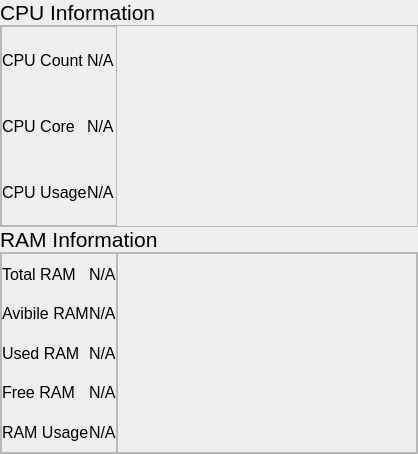
            <widget class="QWidget" name="cpu_page">
             <layout class="QVBoxLayout" name="verticalLayout_4" stretch="0,0,0,0">
              <property name="spacing">
               <number>0</number>
              </property>
              <property name="leftMargin">
               <number>0</number>
              </property>
              <property name="topMargin">
               <number>0</number>
              </property>
              <property name="rightMargin">
               <number>0</number>
              </property>
              <property name="bottomMargin">
               <number>0</number>
              </property>
              <item alignment="Qt::AlignBottom">
               <widget class="QLabel" name="label_52">
                <property name="font">
                 <font>
                  <pointsize>16</pointsize>
                  <italic>false</italic>
                  <bold>false</bold>
                 </font>
                </property>
                <property name="text">
                 <string>CPU Information</string>
                </property>
               </widget>
              </item>
              <item>
               <widget class="QFrame" name="frame_10">
                <property name="frameShape">
                 <enum>QFrame::StyledPanel</enum>
                </property>
                <property name="frameShadow">
                 <enum>QFrame::Raised</enum>
                </property>
                <layout class="QHBoxLayout" name="horizontalLayout_10">
                 <property name="spacing">
                  <number>0</number>
                 </property>
                 <property name="leftMargin">
                  <number>0</number>
                 </property>
                 <property name="topMargin">
                  <number>0</number>
                 </property>
                 <property name="rightMargin">
                  <number>0</number>
                 </property>
                 <property name="bottomMargin">
                  <number>0</number>
                 </property>
                 <item>
                  <widget class="QFrame" name="cpu_info_frame">
                   <property name="sizePolicy">
                    <sizepolicy hsizetype="Expanding" vsizetype="Expanding">
                     <horstretch>0</horstretch>
                     <verstretch>0</verstretch>
                    </sizepolicy>
                   </property>
                   <property name="frameShape">
                    <enum>QFrame::StyledPanel</enum>
                   </property>
                   <property name="frameShadow">
                    <enum>QFrame::Raised</enum>
                   </property>
                   <layout class="QGridLayout" name="gridLayout_5">
                    <property name="leftMargin">
                     <number>0</number>
                    </property>
                    <property name="topMargin">
                     <number>0</number>
                    </property>
                    <property name="rightMargin">
                     <number>0</number>
                    </property>
                    <property name="bottomMargin">
                     <number>0</number>
                    </property>
                    <property name="spacing">
                     <number>0</number>
                    </property>
                    <item row="2" column="0">
                     <widget class="QLabel" name="label_41">
                      <property name="font">
                       <font>
                        <pointsize>12</pointsize>
                        <italic>false</italic>
                        <bold>false</bold>
                       </font>
                      </property>
                      <property name="text">
                       <string>CPU Core</string>
                      </property>
                     </widget>
                    </item>
                    <item row="3" column="1">
                     <widget class="QLabel" name="cpu_usage">
                      <property name="font">
                       <font>
                        <pointsize>12</pointsize>
                        <italic>false</italic>
                        <bold>false</bold>
                       </font>
                      </property>
                      <property name="text">
                       <string>N/A</string>
                      </property>
                     </widget>
                    </item>
                    <item row="2" column="1">
                     <widget class="QLabel" name="cpu_core">
                      <property name="font">
                       <font>
                        <pointsize>12</pointsize>
                        <italic>false</italic>
                        <bold>false</bold>
                       </font>
                      </property>
                      <property name="text">
                       <string>N/A</string>
                      </property>
                     </widget>
                    </item>
                    <item row="0" column="0">
                     <widget class="QLabel" name="label_17">
                      <property name="font">
                       <font>
                        <pointsize>12</pointsize>
                        <italic>false</italic>
                        <bold>false</bold>
                       </font>
                      </property>
                      <property name="text">
                       <string>CPU Count</string>
                      </property>
                     </widget>
                    </item>
                    <item row="3" column="0">
                     <widget class="QLabel" name="label_39">
                      <property name="font">
                       <font>
                        <pointsize>12</pointsize>
                        <italic>false</italic>
                        <bold>false</bold>
                       </font>
                      </property>
                      <property name="text">
                       <string>CPU Usage</string>
                      </property>
                     </widget>
                    </item>
                    <item row="0" column="1">
                     <widget class="QLabel" name="cpu_count">
                      <property name="font">
                       <font>
                        <pointsize>12</pointsize>
                        <italic>false</italic>
                        <bold>false</bold>
                       </font>
                      </property>
                      <property name="text">
                       <string>N/A</string>
                      </property>
                     </widget>
                    </item>
                   </layout>
                  </widget>
                 </item>
                 <item>
                  <widget class="QFrame" name="frame_11">
                   <property name="minimumSize">
                    <size>
                     <width>300</width>
                     <height>200</height>
                    </size>
                   </property>
                   <layout class="QVBoxLayout" name="verticalLayout_17">
                    <property name="spacing">
                     <number>0</number>
                    </property>
                    <property name="leftMargin">
                     <number>0</number>
                    </property>
                    <property name="topMargin">
                     <number>0</number>
                    </property>
                    <property name="rightMargin">
                     <number>0</number>
                    </property>
                    <property name="bottomMargin">
                     <number>0</number>
                    </property>
                    <item>
                     <layout class="QVBoxLayout" name="cpu_usage_layout">
                      <property name="spacing">
                       <number>0</number>
                      </property>
                     </layout>
                    </item>
                   </layout>
                  </widget>
                 </item>
                </layout>
               </widget>
              </item>
              <item alignment="Qt::AlignBottom">
               <widget class="QLabel" name="label_53">
                <property name="font">
                 <font>
                  <pointsize>16</pointsize>
                  <italic>false</italic>
                  <bold>false</bold>
                 </font>
                </property>
                <property name="text">
                 <string>RAM Information</string>
                </property>
               </widget>
              </item>
              <item>
               <widget class="QFrame" name="frame_12">
                <property name="minimumSize">
                 <size>
                  <width>0</width>
                  <height>40</height>
                 </size>
                </property>
                <property name="frameShape">
                 <enum>QFrame::StyledPanel</enum>
                </property>
                <property name="frameShadow">
                 <enum>QFrame::Raised</enum>
                </property>
                <layout class="QHBoxLayout" name="horizontalLayout_11">
                 <property name="spacing">
                  <number>0</number>
                 </property>
                 <property name="leftMargin">
                  <number>0</number>
                 </property>
                 <property name="topMargin">
                  <number>0</number>
                 </property>
                 <property name="rightMargin">
                  <number>0</number>
                 </property>
                 <property name="bottomMargin">
                  <number>0</number>
                 </property>
                 <item>
                  <widget class="QFrame" name="ram_info_frame">
                   <property name="frameShape">
                    <enum>QFrame::StyledPanel</enum>
                   </property>
                   <property name="frameShadow">
                    <enum>QFrame::Raised</enum>
                   </property>
                   <layout class="QGridLayout" name="gridLayout_4">
                    <property name="leftMargin">
                     <number>0</number>
                    </property>
                    <property name="topMargin">
                     <number>0</number>
                    </property>
                    <property name="rightMargin">
                     <number>0</number>
                    </property>
                    <property name="bottomMargin">
                     <number>0</number>
                    </property>
                    <property name="spacing">
                     <number>0</number>
                    </property>
                    <item row="1" column="1">
                     <widget class="QLabel" name="ram_avibile">
                      <property name="font">
                       <font>
                        <pointsize>12</pointsize>
                        <italic>false</italic>
                        <bold>false</bold>
                       </font>
                      </property>
                      <property name="text">
                       <string>N/A</string>
                      </property>
                     </widget>
                    </item>
                    <item row="4" column="1">
                     <widget class="QLabel" name="ram_used">
                      <property name="font">
                       <font>
                        <pointsize>12</pointsize>
                        <italic>false</italic>
                        <bold>false</bold>
                       </font>
                      </property>
                      <property name="text">
                       <string>N/A</string>
                      </property>
                     </widget>
                    </item>
                    <item row="5" column="1">
                     <widget class="QLabel" name="ram_free">
                      <property name="font">
                       <font>
                        <pointsize>12</pointsize>
                        <italic>false</italic>
                        <bold>false</bold>
                       </font>
                      </property>
                      <property name="text">
                       <string>N/A</string>
                      </property>
                     </widget>
                    </item>
                    <item row="6" column="1">
                     <widget class="QLabel" name="ram_usage">
                      <property name="font">
                       <font>
                        <pointsize>12</pointsize>
                        <italic>false</italic>
                        <bold>false</bold>
                       </font>
                      </property>
                      <property name="text">
                       <string>N/A</string>
                      </property>
                     </widget>
                    </item>
                    <item row="6" column="0">
                     <widget class="QLabel" name="label_33">
                      <property name="font">
                       <font>
                        <pointsize>12</pointsize>
                        <italic>false</italic>
                        <bold>false</bold>
                       </font>
                      </property>
                      <property name="text">
                       <string>RAM Usage</string>
                      </property>
                     </widget>
                    </item>
                    <item row="1" column="0">
                     <widget class="QLabel" name="label_31">
                      <property name="font">
                       <font>
                        <pointsize>12</pointsize>
                        <italic>false</italic>
                        <bold>false</bold>
                       </font>
                      </property>
                      <property name="text">
                       <string>Avibile RAM</string>
                      </property>
                     </widget>
                    </item>
                    <item row="0" column="1">
                     <widget class="QLabel" name="ram_total">
                      <property name="font">
                       <font>
                        <pointsize>12</pointsize>
                        <italic>false</italic>
                        <bold>false</bold>
                       </font>
                      </property>
                      <property name="text">
                       <string>N/A</string>
                      </property>
                     </widget>
                    </item>
                    <item row="0" column="0">
                     <widget class="QLabel" name="label_30">
                      <property name="font">
                       <font>
                        <pointsize>12</pointsize>
                        <italic>false</italic>
                        <bold>false</bold>
                       </font>
                      </property>
                      <property name="text">
                       <string>Total RAM</string>
                      </property>
                     </widget>
                    </item>
                    <item row="5" column="0">
                     <widget class="QLabel" name="label_32">
                      <property name="font">
                       <font>
                        <pointsize>12</pointsize>
                        <italic>false</italic>
                        <bold>false</bold>
                       </font>
                      </property>
                      <property name="text">
                       <string>Free RAM</string>
                      </property>
                     </widget>
                    </item>
                    <item row="4" column="0">
                     <widget class="QLabel" name="label_28">
                      <property name="font">
                       <font>
                        <pointsize>12</pointsize>
                        <italic>false</italic>
                        <bold>false</bold>
                       </font>
                      </property>
                      <property name="text">
                       <string>Used RAM</string>
                      </property>
                     </widget>
                    </item>
                   </layout>
                  </widget>
                 </item>
                 <item>
                  <widget class="QFrame" name="ram_usage_frame">
                   <property name="minimumSize">
                    <size>
                     <width>300</width>
                     <height>200</height>
                    </size>
                   </property>
                   <property name="frameShape">
                    <enum>QFrame::StyledPanel</enum>
                   </property>
                   <property name="frameShadow">
                    <enum>QFrame::Raised</enum>
                   </property>
                   <layout class="QVBoxLayout" name="verticalLayout_19">
                    <property name="spacing">
                     <number>0</number>
                    </property>
                    <property name="leftMargin">
                     <number>0</number>
                    </property>
                    <property name="topMargin">
                     <number>0</number>
                    </property>
                    <property name="rightMargin">
                     <number>0</number>
                    </property>
                    <property name="bottomMargin">
                     <number>0</number>
                    </property>
                    <item>
                     <layout class="QVBoxLayout" name="ram_usage_layout"/>
                    </item>
                   </layout>
                  </widget>
                 </item>
                </layout>
               </widget>
              </item>
             </layout>
            </widget>
